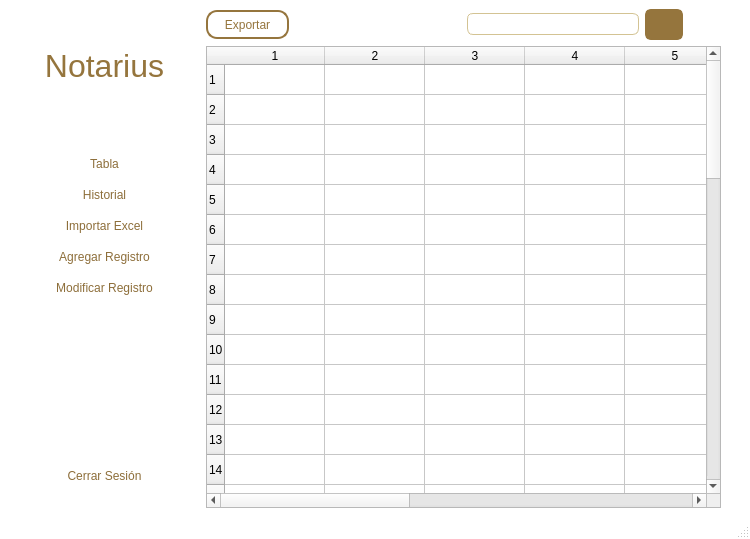
<?xml version="1.0" encoding="UTF-8"?>
<ui version="4.0">
 <class>MainWindow</class>
 <widget class="QMainWindow" name="MainWindow">
  <property name="geometry">
   <rect>
    <x>0</x>
    <y>0</y>
    <width>750</width>
    <height>539</height>
   </rect>
  </property>
  <property name="windowTitle">
   <string>MainWindow</string>
  </property>
  <property name="styleSheet">
   <string notr="true">QMainWindow {
background-color:white;

}</string>
  </property>
  <widget class="QWidget" name="centralwidget">
   <property name="styleSheet">
    <string notr="true"/>
   </property>
   <layout class="QHBoxLayout" name="horizontalLayout" stretch="0,0,0">
    <item>
     <layout class="QVBoxLayout" name="verticalLayout_5">
      <item>
       <spacer name="verticalSpacer">
        <property name="orientation">
         <enum>Qt::Vertical</enum>
        </property>
        <property name="sizeHint" stdset="0">
         <size>
          <width>20</width>
          <height>40</height>
         </size>
        </property>
       </spacer>
      </item>
      <item>
       <spacer name="verticalSpacer_15">
        <property name="orientation">
         <enum>Qt::Vertical</enum>
        </property>
        <property name="sizeHint" stdset="0">
         <size>
          <width>20</width>
          <height>40</height>
         </size>
        </property>
       </spacer>
      </item>
      <item>
       <widget class="QLabel" name="label_2">
        <property name="styleSheet">
         <string notr="true">font: 26pt &quot;Arial Black&quot;;
color: rgb(149, 117, 61);</string>
        </property>
        <property name="text">
         <string>&lt;html&gt;&lt;head/&gt;&lt;body&gt;&lt;p align=&quot;center&quot;&gt;&lt;span style=&quot; font-size:24pt; color:#ffffff;&quot;&gt;....&lt;/span&gt;&lt;span style=&quot; font-size:24pt;&quot;&gt;Notarius&lt;/span&gt;&lt;span style=&quot; font-size:24pt; color:#ffffff;&quot;&gt;....&lt;/span&gt;&lt;/p&gt;&lt;/body&gt;&lt;/html&gt;</string>
        </property>
       </widget>
      </item>
      <item>
       <spacer name="verticalSpacer_2">
        <property name="orientation">
         <enum>Qt::Vertical</enum>
        </property>
        <property name="sizeHint" stdset="0">
         <size>
          <width>20</width>
          <height>40</height>
         </size>
        </property>
       </spacer>
      </item>
      <item>
       <spacer name="verticalSpacer_13">
        <property name="orientation">
         <enum>Qt::Vertical</enum>
        </property>
        <property name="sizeHint" stdset="0">
         <size>
          <width>20</width>
          <height>40</height>
         </size>
        </property>
       </spacer>
      </item>
      <item>
       <spacer name="verticalSpacer_14">
        <property name="orientation">
         <enum>Qt::Vertical</enum>
        </property>
        <property name="sizeHint" stdset="0">
         <size>
          <width>20</width>
          <height>40</height>
         </size>
        </property>
       </spacer>
      </item>
      <item>
       <layout class="QVBoxLayout" name="verticalLayout_6">
        <item>
         <widget class="QPushButton" name="pushButton_4">
          <property name="styleSheet">
           <string notr="true">QPushButton {
	color: rgb(141, 110, 58);
	border: none;
	font: 10pt &quot;Arial Rounded MT Bold&quot;;
	height: 25px;
}

QPushButton:hover {
	background-color: rgb(149, 117, 61);
	color: rgb(255, 255, 255);
}

QPushButton:pressed {
    border-style: inset;
    background-color: rgb(149, 117, 61);
	color: rgb(255, 255, 255);
}
</string>
          </property>
          <property name="text">
           <string>Tabla</string>
          </property>
          <property name="icon">
           <iconset>
            <normaloff>bar-chart-box-line.png</normaloff>bar-chart-box-line.png</iconset>
          </property>
          <property name="autoDefault">
           <bool>false</bool>
          </property>
          <property name="flat">
           <bool>false</bool>
          </property>
         </widget>
        </item>
        <item>
         <widget class="QPushButton" name="pushButton_6">
          <property name="styleSheet">
           <string notr="true">QPushButton {
	color: rgb(141, 110, 58);
	border: none;
	font: 10pt &quot;Arial Rounded MT Bold&quot;;
	height: 25px;
}

QPushButton:hover {
	background-color: rgb(149, 117, 61);
	color: rgb(255, 255, 255);
}

QPushButton:pressed {
    border-style: inset;
    background-color: rgb(149, 117, 61);
	color: rgb(255, 255, 255);
}</string>
          </property>
          <property name="text">
           <string>Historial</string>
          </property>
          <property name="icon">
           <iconset>
            <normaloff>file-history-fill.png</normaloff>file-history-fill.png</iconset>
          </property>
         </widget>
        </item>
        <item>
         <widget class="QPushButton" name="pushButton_9">
          <property name="styleSheet">
           <string notr="true">QPushButton {
	color: rgb(141, 110, 58);
	border: none;
	font: 10pt &quot;Arial Rounded MT Bold&quot;;
	height: 25px;
}

QPushButton:hover {
	background-color: rgb(149, 117, 61);
	color: rgb(255, 255, 255);
}

QPushButton:pressed {
    border-style: inset;
    background-color: rgb(149, 117, 61);
	color: rgb(255, 255, 255);
}</string>
          </property>
          <property name="text">
           <string>Importar Excel</string>
          </property>
          <property name="icon">
           <iconset>
            <normaloff>file-excel-2-fill.png</normaloff>file-excel-2-fill.png</iconset>
          </property>
         </widget>
        </item>
        <item>
         <widget class="QPushButton" name="pushButton_8">
          <property name="styleSheet">
           <string notr="true">QPushButton {
	color: rgb(141, 110, 58);
	border: none;
	font: 10pt &quot;Arial Rounded MT Bold&quot;;
height: 25px;
}

QPushButton:hover {
	background-color: rgb(149, 117, 61);
	color: rgb(255, 255, 255);
}

QPushButton:pressed {
    border-style: inset;
    background-color: rgb(149, 117, 61);
	color: rgb(255, 255, 255);
}</string>
          </property>
          <property name="text">
           <string>Agregar Registro</string>
          </property>
          <property name="icon">
           <iconset>
            <normaloff>profile-line.png</normaloff>profile-line.png</iconset>
          </property>
         </widget>
        </item>
        <item>
         <widget class="QPushButton" name="pushButton_7">
          <property name="styleSheet">
           <string notr="true">QPushButton {
	color: rgb(141, 110, 58);
	border: none;
	font: 10pt &quot;Arial Rounded MT Bold&quot;;
height: 25px;
}

QPushButton:hover {
	background-color: rgb(149, 117, 61);
	color: rgb(255, 255, 255);
}

QPushButton:pressed {
    border-style: inset;
    background-color: rgb(149, 117, 61);
	color: rgb(255, 255, 255);
}</string>
          </property>
          <property name="text">
           <string>Modificar Registro</string>
          </property>
          <property name="icon">
           <iconset>
            <normaloff>edit-2-fill.png</normaloff>edit-2-fill.png</iconset>
          </property>
         </widget>
        </item>
       </layout>
      </item>
      <item>
       <spacer name="verticalSpacer_4">
        <property name="orientation">
         <enum>Qt::Vertical</enum>
        </property>
        <property name="sizeHint" stdset="0">
         <size>
          <width>20</width>
          <height>40</height>
         </size>
        </property>
       </spacer>
      </item>
      <item>
       <spacer name="verticalSpacer_8">
        <property name="orientation">
         <enum>Qt::Vertical</enum>
        </property>
        <property name="sizeHint" stdset="0">
         <size>
          <width>20</width>
          <height>40</height>
         </size>
        </property>
       </spacer>
      </item>
      <item>
       <spacer name="verticalSpacer_11">
        <property name="orientation">
         <enum>Qt::Vertical</enum>
        </property>
        <property name="sizeHint" stdset="0">
         <size>
          <width>20</width>
          <height>40</height>
         </size>
        </property>
       </spacer>
      </item>
      <item>
       <spacer name="verticalSpacer_12">
        <property name="orientation">
         <enum>Qt::Vertical</enum>
        </property>
        <property name="sizeHint" stdset="0">
         <size>
          <width>20</width>
          <height>40</height>
         </size>
        </property>
       </spacer>
      </item>
      <item>
       <spacer name="verticalSpacer_7">
        <property name="orientation">
         <enum>Qt::Vertical</enum>
        </property>
        <property name="sizeHint" stdset="0">
         <size>
          <width>20</width>
          <height>40</height>
         </size>
        </property>
       </spacer>
      </item>
      <item>
       <spacer name="verticalSpacer_3">
        <property name="orientation">
         <enum>Qt::Vertical</enum>
        </property>
        <property name="sizeHint" stdset="0">
         <size>
          <width>20</width>
          <height>40</height>
         </size>
        </property>
       </spacer>
      </item>
      <item>
       <spacer name="verticalSpacer_5">
        <property name="orientation">
         <enum>Qt::Vertical</enum>
        </property>
        <property name="sizeHint" stdset="0">
         <size>
          <width>20</width>
          <height>40</height>
         </size>
        </property>
       </spacer>
      </item>
      <item>
       <spacer name="verticalSpacer_6">
        <property name="orientation">
         <enum>Qt::Vertical</enum>
        </property>
        <property name="sizeHint" stdset="0">
         <size>
          <width>20</width>
          <height>40</height>
         </size>
        </property>
       </spacer>
      </item>
      <item>
       <widget class="QPushButton" name="pushButton">
        <property name="styleSheet">
         <string notr="true">QPushButton {
	color: rgb(141, 110, 58);
	border: none;
	font: 10pt &quot;Arial Rounded MT Bold&quot;;
height: 25px;
}

QPushButton:hover {
	background-color: rgb(149, 117, 61);
	color: rgb(255, 255, 255);
}

QPushButton:pressed {
    border-style: inset;
    background-color: rgb(149, 117, 61);
	color: rgb(255, 255, 255);
}</string>
        </property>
        <property name="text">
         <string>Cerrar Sesión</string>
        </property>
        <property name="icon">
         <iconset>
          <normaloff>logout-box-r-line.png</normaloff>logout-box-r-line.png</iconset>
        </property>
       </widget>
      </item>
      <item>
       <spacer name="verticalSpacer_10">
        <property name="orientation">
         <enum>Qt::Vertical</enum>
        </property>
        <property name="sizeHint" stdset="0">
         <size>
          <width>20</width>
          <height>40</height>
         </size>
        </property>
       </spacer>
      </item>
     </layout>
    </item>
    <item>
     <layout class="QVBoxLayout" name="verticalLayout">
      <item>
       <layout class="QHBoxLayout" name="horizontalLayout_3">
        <item>
         <widget class="QPushButton" name="pushButton_2">
          <property name="styleSheet">
           <string notr="true">QPushButton {
border-radius: 11px;
border: 2px solid #95753d;
background-color: #white;
color: #95753d;
height: 25px;
}

QPushButton:hover {
	background-color: rgb(116, 91, 47);
	color: rgb(255, 255, 255);
	border: 3px solid  rgb(116, 91, 47);
}

QPushButton:pressed {
    border-style: inset;
    background-color: rgb(103, 80, 41);
	color: rgb(255, 255, 255);
	border: 3px solid  rgb(103, 80, 41);
}</string>
          </property>
          <property name="text">
           <string>     Exportar     </string>
          </property>
         </widget>
        </item>
        <item>
         <spacer name="horizontalSpacer">
          <property name="orientation">
           <enum>Qt::Horizontal</enum>
          </property>
          <property name="sizeHint" stdset="0">
           <size>
            <width>40</width>
            <height>20</height>
           </size>
          </property>
         </spacer>
        </item>
        <item>
         <widget class="QLineEdit" name="lineEdit">
          <property name="styleSheet">
           <string notr="true">QLineEdit {
border-radius: 6px;
border: 1px solid #d3c393;
background-color: #white;
color:  #95753d;
height: 20px;
}</string>
          </property>
         </widget>
        </item>
        <item>
         <widget class="QPushButton" name="pushButton_3">
          <property name="styleSheet">
           <string notr="true">QPushButton {
border-radius: 6px;
border: 3px solid #95753d;
background-color: #95753d;
color: white;
height: 25px;
}

QPushButton:hover {
	background-color: rgb(116, 91, 47);
	color: rgb(255, 255, 255);
	border: 3px solid  rgb(116, 91, 47);
}

QPushButton:pressed {
    border-style: inset;
    background-color: rgb(103, 80, 41);
	color: rgb(255, 255, 255);
	border: 3px solid  rgb(103, 80, 41);
}</string>
          </property>
          <property name="text">
           <string/>
          </property>
          <property name="icon">
           <iconset>
            <normaloff>search-line (1).png</normaloff>search-line (1).png</iconset>
          </property>
         </widget>
        </item>
        <item>
         <widget class="QPushButton" name="pushButton_5">
          <property name="styleSheet">
           <string notr="true">QPushButton {
border-radius: 6px;
background-color: rgb(255, 255, 255);
color: white;
height: 25px;
}

QPushButton:hover {
	background-color: rgb(116, 91, 47);
	color: rgb(255, 255, 255);
	border: 3px solid  rgb(116, 91, 47);
}

QPushButton:pressed {
    border-style: inset;
    background-color: rgb(103, 80, 41);
	color: rgb(255, 255, 255);
	border: 3px solid  rgb(103, 80, 41);
}</string>
          </property>
          <property name="text">
           <string/>
          </property>
          <property name="icon">
           <iconset>
            <normaloff>filter-fill.png</normaloff>filter-fill.png</iconset>
          </property>
         </widget>
        </item>
       </layout>
      </item>
      <item>
       <widget class="QTableWidget" name="tableWidget">
        <property name="showGrid">
         <bool>true</bool>
        </property>
        <property name="gridStyle">
         <enum>Qt::SolidLine</enum>
        </property>
        <property name="sortingEnabled">
         <bool>false</bool>
        </property>
        <property name="wordWrap">
         <bool>true</bool>
        </property>
        <property name="cornerButtonEnabled">
         <bool>true</bool>
        </property>
        <property name="rowCount">
         <number>50</number>
        </property>
        <property name="columnCount">
         <number>10</number>
        </property>
        <row/>
        <row/>
        <row/>
        <row/>
        <row/>
        <row/>
        <row/>
        <row/>
        <row/>
        <row/>
        <row/>
        <row/>
        <row/>
        <row/>
        <row/>
        <row/>
        <row/>
        <row/>
        <row/>
        <row/>
        <row/>
        <row/>
        <row/>
        <row/>
        <row/>
        <row/>
        <row/>
        <row/>
        <row/>
        <row/>
        <row/>
        <row/>
        <row/>
        <row/>
        <row/>
        <row/>
        <row/>
        <row/>
        <row/>
        <row/>
        <row/>
        <row/>
        <row/>
        <row/>
        <row/>
        <row/>
        <row/>
        <row/>
        <row/>
        <row/>
        <column/>
        <column/>
        <column/>
        <column/>
        <column/>
        <column/>
        <column/>
        <column/>
        <column/>
        <column/>
        <item row="0" column="0">
         <property name="text">
          <string/>
         </property>
         <property name="font">
          <font>
           <weight>50</weight>
           <bold>false</bold>
          </font>
         </property>
         <property name="textAlignment">
          <set>AlignLeading|AlignVCenter</set>
         </property>
         <property name="background">
          <brush brushstyle="NoBrush">
           <color alpha="255">
            <red>149</red>
            <green>117</green>
            <blue>61</blue>
           </color>
          </brush>
         </property>
         <property name="foreground">
          <brush brushstyle="NoBrush">
           <color alpha="255">
            <red>149</red>
            <green>117</green>
            <blue>61</blue>
           </color>
          </brush>
         </property>
        </item>
       </widget>
      </item>
     </layout>
    </item>
    <item>
     <spacer name="verticalSpacer_9">
      <property name="orientation">
       <enum>Qt::Vertical</enum>
      </property>
      <property name="sizeHint" stdset="0">
       <size>
        <width>20</width>
        <height>40</height>
       </size>
      </property>
     </spacer>
    </item>
   </layout>
  </widget>
  <widget class="QStatusBar" name="statusbar"/>
 </widget>
 <resources>
  <include location="bar-chart-box-line.qrc"/>
 </resources>
 <connections/>
</ui>
